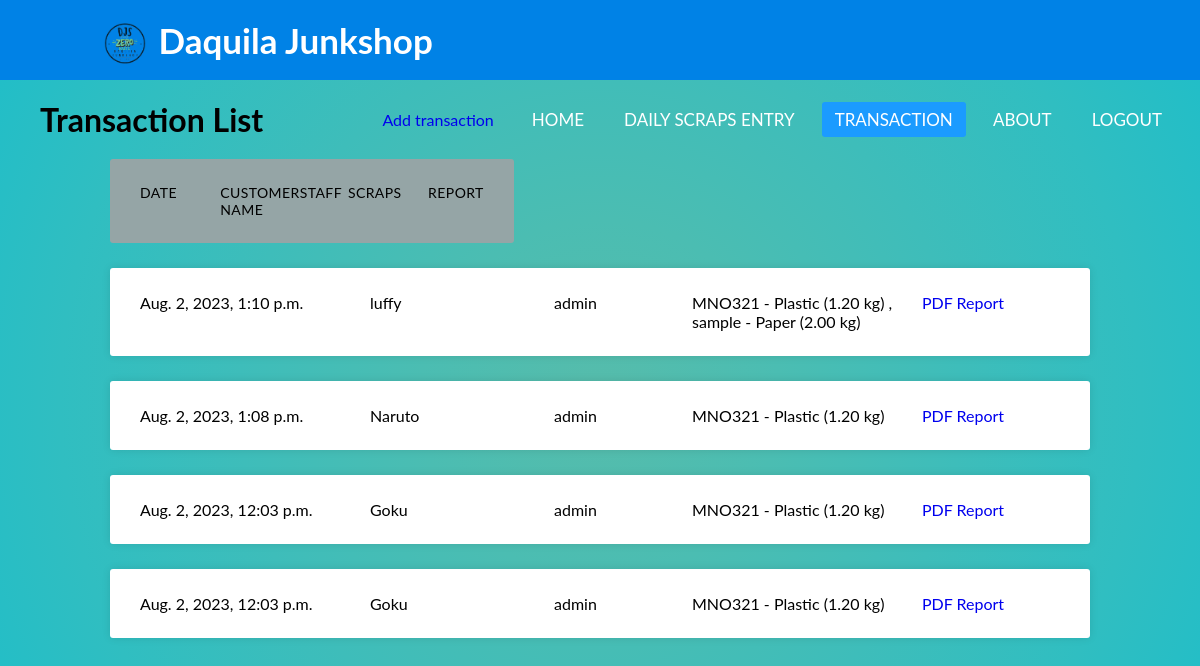
/transaction_list/ (signed in), run on an earlier commit of the app's database.
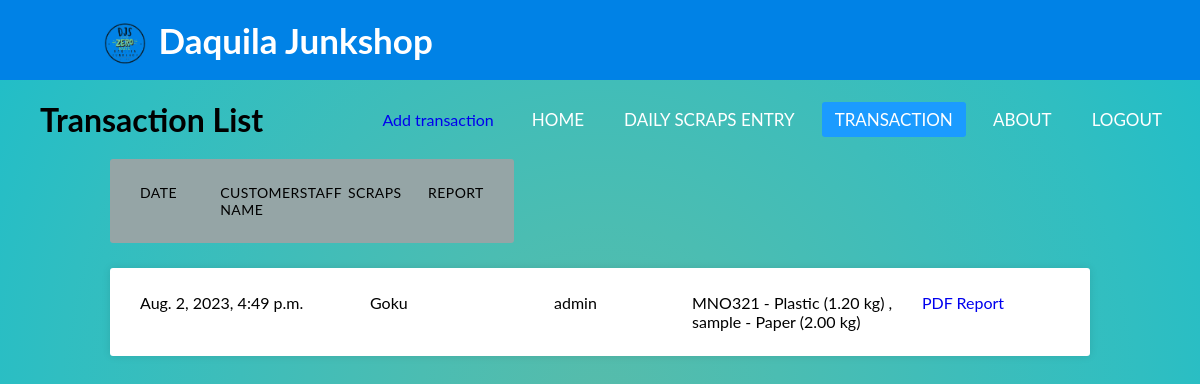
And on a later commit of the database.
### app1/models.py (models this page shows, shortened)
class Transaction(models.Model):
    date = models.DateTimeField(blank=True, null=True)
    customer = models.ForeignKey(Customer, on_delete=models.SET_NULL, null=True, blank=True)
    staff_responsible = models.ForeignKey(User, on_delete=models.SET_NULL, null=True, blank=True)
    scraps = models.ManyToManyField(ScrapItem)

class Customer(models.Model):
    name = models.CharField(max_length=100)
    contact_number = models.CharField(max_length=20)
    address = models.TextField(null=True, blank=True)
    def __str__(self):
        return self.name

class ScrapItem(models.Model):
    RFID = models.CharField(max_length=100, blank=True, default='sample')
    weight = models.DecimalField(max_digits=10, decimal_places=2)
    scrap_type = models.ForeignKey(ScrapType, on_delete=models.CASCADE)
    price = models.DecimalField(max_digits=10, decimal_places=2)

class ScrapType(models.Model):
    name = models.CharField(max_length=50, unique=True)

### app1/views.py (the view)
# urls.py: path('transaction_list/', views.transaction_list, name='transaction_list'),
@login_required(login_url='login')
def transaction_list(request):
    transactions = Transaction.objects.all().order_by('-date')
    return render(request, 'transaction_list.html', {'transactions': transactions})

### app1/templates/transaction_list.html
{% extends "base.html" %}
{% block content %}
{% load static %}
<link rel="stylesheet" type="text/css" href="{% static 'transaction_list.css' %}">
<div class="header">
    <h1>Transaction List</h1>
    <a href="{% url 'create_transaction' %}">Add transaction</a>
</div>
<div class="container">
  <ul class="responsive-table">
    <li class="table-header">
      <div class="col col-1">Date</div>
      <div class="col col-2">Customer Name</div>
      <div class="col col-3">Staff</div>
      <div class="col col-4">Scraps</div>
      <div class="col col-5">Report</div>
    </li>
    {% for transaction in transactions %}
    <li class="table-row">
      <div class="col col-1" data-label="Job Id">{{ transaction.date }}</div>
      <div class="col col-2" data-label="Customer Name">{{ transaction.customer }}</div>
      <div class="col col-3" data-label="Staff">{{ transaction.staff_responsible }}</div>
      <div class="col col-4" data-label="Scraps">
        {% for scrap_item in transaction.scraps.all %}
                {{ scrap_item.RFID }} - {{ scrap_item.scrap_type.name }} ({{ scrap_item.weight }} kg)
                {% if not forloop.last %}, {% endif %}
            {% endfor %}
      </div>
      <div class="col col-5" data-label="report">
          <a href="{% url 'transaction_report' transaction.id %}" target="_blank">PDF Report</a>
      </div>
    </li>
    {% endfor %}
  </ul>
</div>
{% endblock content %}

### app1/templates/base.html (shortened to what this page needs)
{% load static %}
<!DOCTYPE html>
<html>
<head>
    <link rel="stylesheet" href="{% static "navbar.css" %}">
    <link rel="stylesheet" href="{% static "base.css" %}">
    <link rel="stylesheet" href="https://cdnjs.cloudflare.com/ajax/libs/font-awesome/5.15.3/css/all.min.css" />
</head>
<body>
    <div class="bubbles">
        {% include "navbar.html" %}
        {% block content %}
        {% endblock content %}
    </div>
</body>
</html>

### app1/templates/navbar.html (shortened to what this page needs)
{% load static %}
    <nav>
          <span class="logo">
            <img src="{% static 'img/logotps.png' %}" width="50" {% if request.resolver_match.url_name == 'landing' %}class=""{% else %}class="logo-img"{% endif %}>
          <span>Daquila Junkshop</span>
        </span>
      <ul>
        <li><a {% if request.resolver_match.url_name == 'landing' %}class="active"{% endif %} href="{% url 'landing' %}">Home</a></li>
        {% if user.is_authenticated %}
        <li><a {% if request.resolver_match.url_name == 'daily_scrap_table' %}class="active"{% endif %} href="{% url 'daily_scrap_table' %}">Daily Scraps Entry</a></li>
        <li><a {% if request.resolver_match.url_name == 'transaction_list' %}class="active"{% endif %} href="{% url 'transaction_list' %}">Transaction</a></li>
        {% endif %}
        <li><a href="#">About</a></li>
        {% if user.is_authenticated %}
          <li><a href="{% url 'logout' %}">Logout</a></li>
        {% else %}
          <li><a {% if request.resolver_match.url_name == 'login' %}class="active"{% endif %} href="{% url 'login' %}">Login</a></li>
        {% endif %}
      </ul>
    </nav>

### static/navbar.css (style rules this page uses)
* { padding: 0; margin: 0; text-decoration: none; list-style: none; box-sizing: border-box; }
body { font-family: helvetica; overflow-y: auto; z-index: 1000; height: 100vh; margin: 0; padding: 0; background-image: radial-gradient(circle, #56bcab, #4bbdb2, #3ebdba, #30bec1, #1ebec9); }
nav { background: #0082e6; height: 80px; width: 100%; }
.logo-img { position: relative; top: 15px; }
span.logo { color: white; font-size: 35px; line-height: 80px; padding: 0 100px; font-weight: bold; }
nav ul { float: right; margin-right: 20px; }
nav ul li { display: inline-block; line-height: 80px; margin: 0 5px; }
nav ul li a { color: white; font-size: 17px; padding: 7px 13px; border-radius: 3px; text-transform: uppercase; }
a.active,a:hover { background: #1b9bff; transition: .5s; }

### static/base.css (style rules this page uses)
.bubbles { position: relative; width: 100%; height: 100vh; overflow: hidden; }

### static/transaction_list.css (style rules this page uses)
body { font-family: 'lato', sans-serif; }
.header { display: flex; justify-content: space-between; align-items: center; padding: 0 20px; margin: 20px; }
.container { max-width: 1000px; margin-left: auto; margin-right: auto; padding-left: 10px; padding-right: 10px; }
.responsive-table li { border-radius: 3px; padding: 25px 30px; display: flex; justify-content: space-between; margin-bottom: 25px; }
.responsive-table .table-header { background-color: #95A5A6; font-size: 14px; text-transform: uppercase; letter-spacing: 0.03em; }
.responsive-table .table-row { background-color: #ffffff; box-shadow: 0px 0px 9px 0px rgba(0, 0, 0, 0.1); }
.responsive-table .col-1 { flex-basis: 25%; }
.responsive-table .col-2 { flex-basis: 20%; }
.responsive-table .col-3 { flex-basis: 15%; }
.responsive-table .col-4 { flex-basis: 25%; }
.responsive-table .col-5 { flex-basis: 15%; }

What changed in the data, as far as the page shows it:
removed Transaction: ScrapItem (RFID "MNO321", scrap_type.name "Plastic", weight "1.20"), ScrapItem (RFID "sample", scrap_type.name "Paper", weight "2.00")
removed Transaction: ScrapItem (RFID "MNO321", scrap_type.name "Plastic", weight "1.20")
removed Transaction: ScrapItem (RFID "MNO321", scrap_type.name "Plastic", weight "1.20")
removed Transaction: ScrapItem (RFID "MNO321", scrap_type.name "Plastic", weight "1.20")
added Transaction: ScrapItem (RFID "MNO321", scrap_type.name "Plastic", weight "1.20"), ScrapItem (RFID "sample", scrap_type.name "Paper", weight "2.00")
